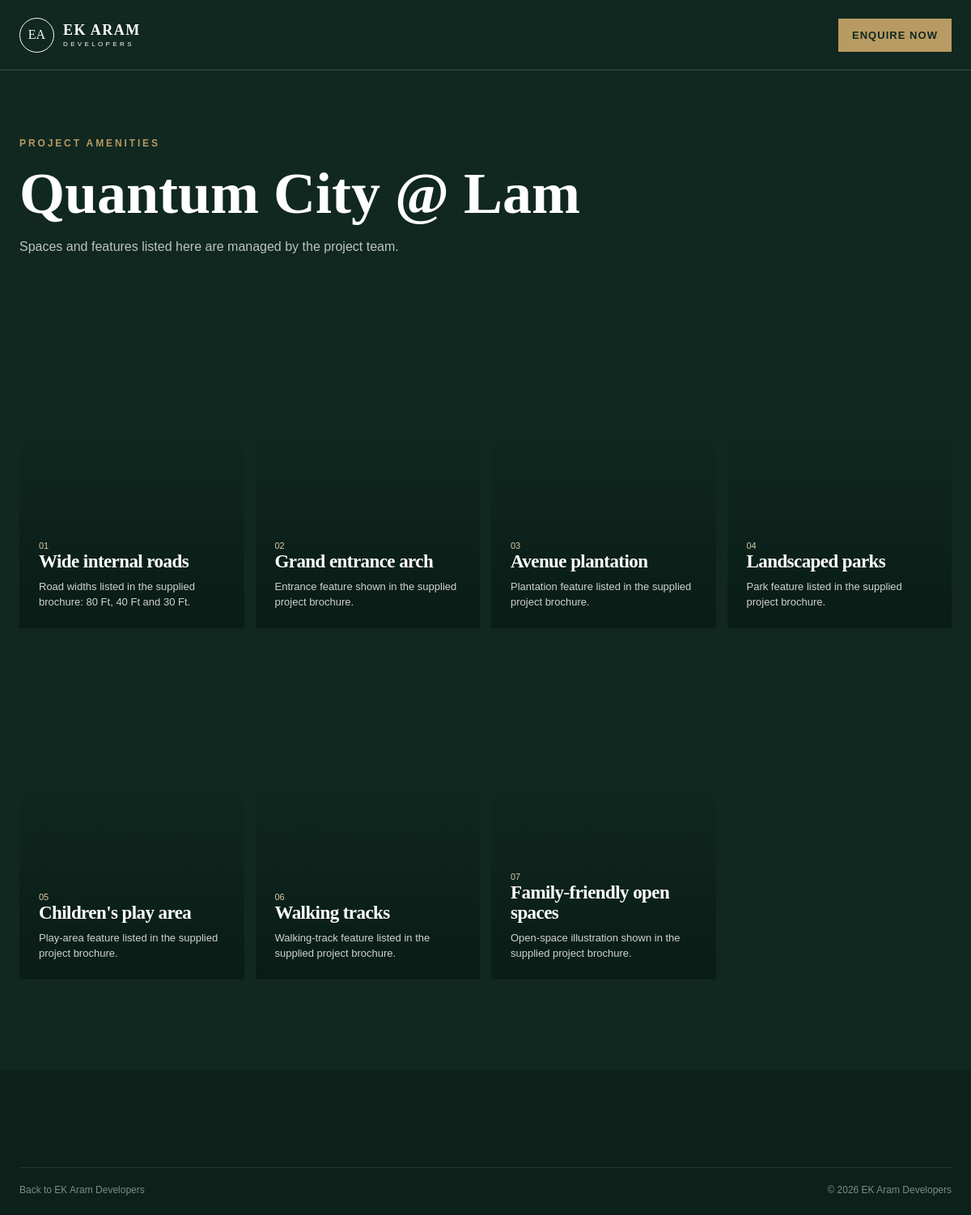
Screenshot of /amenities.php with the database file from the repository.
### tables this page shows
CREATE TABLE projects (
  id INT UNSIGNED NOT NULL AUTO_INCREMENT,
  name VARCHAR(150) NOT NULL,
  slug VARCHAR(180) NOT NULL,
  location VARCHAR(255) NOT NULL,
  total_land_area DECIMAL(10,2) NOT NULL DEFAULT 0,
  plot_count INT UNSIGNED NOT NULL DEFAULT 0,
  price_per_sqyd DECIMAL(12,2) NULL,
  status ENUM('draft','published','archived') NOT NULL DEFAULT 'draft',
  description TEXT NULL,
  brochure_path VARCHAR(500) NULL,
  map_embed_url VARCHAR(1000) NULL,
  created_by BIGINT UNSIGNED NULL,
  created_at DATETIME NOT NULL DEFAULT CURRENT_TIMESTAMP,
  updated_at DATETIME NOT NULL DEFAULT CURRENT_TIMESTAMP ON UPDATE CURRENT_TIMESTAMP,
  PRIMARY KEY (id),
  UNIQUE KEY uq_projects_slug (slug),
  KEY idx_projects_status (status),
  CONSTRAINT fk_projects_creator FOREIGN KEY (created_by) REFERENCES users(id) ON DELETE SET NULL
);

CREATE TABLE amenities (
  id INT UNSIGNED NOT NULL AUTO_INCREMENT,
  project_id INT UNSIGNED NOT NULL,
  name VARCHAR(150) NOT NULL,
  description VARCHAR(500) NULL,
  image_path VARCHAR(500) NULL,
  display_order SMALLINT UNSIGNED NOT NULL DEFAULT 0,
  published TINYINT(1) NOT NULL DEFAULT 1,
  created_at DATETIME NOT NULL DEFAULT CURRENT_TIMESTAMP,
  updated_at DATETIME NOT NULL DEFAULT CURRENT_TIMESTAMP ON UPDATE CURRENT_TIMESTAMP,
  PRIMARY KEY (id),
  KEY idx_amenities_project_published (project_id, published, display_order),
  CONSTRAINT fk_amenities_project FOREIGN KEY (project_id) REFERENCES projects(id) ON DELETE CASCADE
);

### app/Services/PublicContentService.php (called while the page is built, shortened)
<?php
final class PublicContentService
{
    public static function load(): array
    {
        $pdo = Database::connection();
        $project = [
            'id' => null,
            'name' => '',
            'location' => '',
            'total_land_area' => null,
            'plot_count' => 0,
            'price_per_sqyd' => null,
            'status' => '',
            'description' => '',
            'brochure_path' => '',
            'map_embed_url' => '',
        ];
        $amenities = [];
        $plots = [];
        $gallery = [];
        $specifications = [];
        $projectStatement = $pdo->query(
            "SELECT p.id, p.name, p.location, p.total_land_area, p.price_per_sqyd, p.status,
                    p.description, p.brochure_path, p.map_embed_url,
                    (SELECT COUNT(*) FROM plots pl WHERE pl.project_id = p.id) AS plot_count
             FROM projects p
             WHERE p.status = 'published'
             ORDER BY p.id DESC
             LIMIT 1"
        );
        $row = $projectStatement->fetch();
        if ($row !== false) {
            $project = $row;
            $project['map_embed_url'] = self::safeMapUrl((string) ($row['map_embed_url'] ?? ''));
            $projectId = (int) $row['id'];
            $statement = $pdo->prepare(
                'SELECT name, description, image_path, display_order
                 FROM amenities
                 WHERE project_id = :project_id AND published = 1
                 ORDER BY display_order, id'
            );
            $statement->execute(['project_id' => $projectId]);
            $amenities = $statement->fetchAll();
            $statement = $pdo->prepare(
                "SELECT pl.plot_number, pl.dimensions, pl.area_sqyd, pl.facing_direction, pl.status, p.price_per_sqyd,
                        CASE
                          WHEN pl.area_sqyd IS NULL OR p.price_per_sqyd IS NULL THEN NULL
                          ELSE ROUND(pl.area_sqyd * p.price_per_sqyd, 2)
                        END AS total_price
                 FROM plots pl
                 JOIN projects p ON p.id = pl.project_id
                 WHERE pl.project_id = :project_id
                 ORDER BY CAST(pl.plot_number AS UNSIGNED), pl.plot_number"
            );
            $statement->execute(['project_id' => $projectId]);
            $plots = $statement->fetchAll();
            $statement = $pdo->prepare(
                'SELECT label, spec_value
                 FROM project_specifications
                 WHERE project_id = :project_id AND published = 1
                 ORDER BY display_order, id'
            );
            $statement->execute(['project_id' => $projectId]);
            $specifications = $statement->fetchAll();
            $statement = $pdo->prepare(
                'SELECT image_path, alt_text
                 FROM project_gallery
                 WHERE project_id = :project_id AND published = 1
                 ORDER BY display_order, id'
            );
            $statement->execute(['project_id' => $projectId]);
            $gallery = $statement->fetchAll();
        }
        return [
            'project' => $project,
            'amenities' => $amenities,
            'plots' => $plots,
            'specifications' => $specifications,
            'gallery' => $gallery,
            'csrf_token' => Security::csrfToken(),
        ];
    }
    private static function safeMapUrl(string $url): string
    {
        $parts = parse_url($url);
        return $url;
    }
}

### app/Core/Security.php (called while the page is built, shortened)
<?php
final class Security
{
    public static function csrfToken(): string
    {
        return $_SESSION['csrf_token'];
    }
    public static function escape(?string $value): string
    {
        return htmlspecialchars((string) $value, ENT_QUOTES | ENT_SUBSTITUTE, 'UTF-8');
    }
    public static function isHttps(): bool
    {
        return isset($_SERVER['HTTPS']) && $_SERVER['HTTPS'] !== '' && strtolower((string) $_SERVER['HTTPS']) !== 'off';
    }
}

### public/amenities.php (the view, shortened to what this page needs)
<?php
try {
    $content = PublicContentService::load();
} catch (Throwable $exception) {
    error_log('Amenities page unavailable: ' . $exception->getMessage());
    http_response_code(503);
    exit('The amenities page is temporarily unavailable.');
}
?>
<!doctype html>
<html lang="en">
<head>
  <link rel="stylesheet" href="/assets/css/style.css">
</head>
<body>
  <header class="site-header amenities-header">
    <div class="container nav-wrap">
      <a class="brand" href="/" aria-label="EK Aram Developers home"><span class="brand-mark">EA</span><span><strong>EK ARAM</strong><small>DEVELOPERS</small></span></a>
      <a class="nav-cta" href="/#enquiry">Enquire now</a>
    </div>
  </header>
  <main>
    <section class="amenities section amenities-page">
      <div class="container">
        <p class="section-kicker">Project amenities</p>
        <h1><?= Security::escape($content['project']['name'] ?: 'Amenities') ?></h1>
        <p class="amenities-intro">Spaces and features listed here are managed by the project team.</p>
        <div class="amenity-grid">
          <?php foreach ($content['amenities'] as $index => $amenity): ?>
            <article class="amenity-card">
              <div><span><?= str_pad((string) ($index + 1), 2, '0', STR_PAD_LEFT) ?></span><h2><?= Security::escape($amenity['name']) ?></h2><?php if ($amenity['description']): ?><p><?= Security::escape($amenity['description']) ?></p><?php endif; ?></div>
            </article>
          <?php endforeach; ?>
        </div>
      </div>
    </section>
  </main>
  <footer class="footer"><div class="container footer-bottom"><a href="/">Back to EK Aram Developers</a><span>&copy; <?= date('Y') ?> EK Aram Developers</span></div></footer>
</body>
</html>

### public/assets/css/style.css (style rules this page uses)
:root { --ink: #18332d; --deep: #102820; --cream: #f4f1e8; --sand: #d9cba8; --gold: #b79b62; --white: #fff; --muted: #66736f; --line: rgba(24, 51, 45, 0.14); }
* { box-sizing: border-box; }
html { scroll-behavior: smooth; }
body { margin: 0; font-family: "DM Sans", sans-serif; color: var(--ink); background: var(--white); }
a { color: inherit; text-decoration: none; }
.container { width: min(1180px, calc(100% - 48px)); margin-inline: auto; }
.section { padding: 112px 0; }
.site-header { position: absolute; z-index: 20; width: 100%; color: var(--white); border-bottom: 1px solid rgba(255,255,255,.18); }
.nav-wrap { height: 86px; display: flex; align-items: center; gap: 40px; }
.brand { display: flex; align-items: center; gap: 11px; margin-right: auto; }
.brand-mark { width: 43px; height: 43px; display: grid; place-items: center; border: 1px solid currentColor; border-radius: 50%; font-family: "Playfair Display", serif; font-size: 16px; }
.brand strong, .brand small { display: block; line-height: 1; }
.brand strong { font-family: "Playfair Display", serif; font-size: 18px; letter-spacing: .08em; }
.brand small { margin-top: 5px; font-size: 8px; letter-spacing: .42em; }
.nav-cta { border: 1px solid rgba(255,255,255,.7); padding: 12px 16px; font-size: 13px; text-transform: uppercase; letter-spacing: .08em; }
.eyebrow, .section-kicker { margin: 0 0 18px; text-transform: uppercase; letter-spacing: .24em; font-size: 12px; font-weight: 700; }
.section h2 { margin: 0; font-family: "Playfair Display", serif; font-size: clamp(42px, 5vw, 64px); line-height: 1.08; letter-spacing: -.025em; }
.section-kicker { color: var(--gold); }
.amenities { background: var(--deep); color: var(--white); }
.amenities-page { min-height: 70vh; padding-top: 170px; }
.amenities-page h1 { margin: 0 0 18px; font: 600 clamp(42px, 6vw, 72px)/1.05 "Playfair Display", serif; }
.amenities-intro { margin: 0 0 42px; color: rgba(255,255,255,.72); }
.amenity-card p { margin: 8px 0 0; color: rgba(255,255,255,.8); font-size: 13px; line-height: 1.5; }
.amenities-page .amenity-card h2 { font-size: 23px; }
.amenities-page .amenity-card div { z-index: 3; }
.amenity-grid { display: grid; grid-template-columns: repeat(4, 1fr); gap: 14px; }
.amenity-card { position: relative; height: 420px; overflow: hidden; }
.amenity-card::after { content: ""; position: absolute; inset: 40% 0 0; background: linear-gradient(transparent, rgba(9,27,22,.92)); }
.amenity-card div { position: absolute; z-index: 2; left: 24px; right: 24px; bottom: 22px; }
.amenity-card span { color: var(--sand); font-size: 11px; }
.footer { padding: 70px 0 24px; background: #0b211a; color: var(--white); }
.footer-bottom { display: flex; justify-content: space-between; margin-top: 50px; padding-top: 20px; border-top: 1px solid rgba(255,255,255,.1); color: rgba(255,255,255,.48); font-size: 12px; }
.site-header { position: absolute; }
.nav-wrap { gap: 20px; }
.nav-cta { flex: 0 0 auto; background: var(--gold); border-color: var(--gold); color: var(--deep); font-weight: 700; white-space: nowrap; }

### rows the page displays
projects: name "Quantum City @ Lam"
amenities: index "01", name "Wide internal roads", description "Road widths listed in the supplied brochure: 80 Ft, 40 Ft and 30 Ft."
amenities: index "02", name "Grand entrance arch", description "Entrance feature shown in the supplied project brochure."
amenities: index "03", name "Avenue plantation", description "Plantation feature listed in the supplied project brochure."
amenities: index "04", name "Landscaped parks", description "Park feature listed in the supplied project brochure."
amenities: index "05", name "Children's play area", description "Play-area feature listed in the supplied project brochure."
amenities: index "06", name "Walking tracks", description "Walking-track feature listed in the supplied project brochure."
amenities: index "07", name "Family-friendly open spaces", description "Open-space illustration shown in the supplied project brochure."
